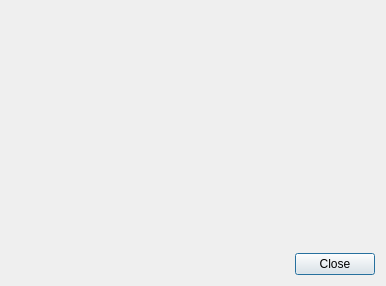
<?xml version="1.0" encoding="UTF-8"?>
<ui version="4.0">
 <class>RenderDialog</class>
 <widget class="QDialog" name="RenderDialog">
  <property name="geometry">
   <rect>
    <x>0</x>
    <y>0</y>
    <width>386</width>
    <height>286</height>
   </rect>
  </property>
  <property name="windowTitle">
   <string>Rendered Image</string>
  </property>
  <layout class="QGridLayout" name="gridLayout">
   <item row="0" column="0">
    <widget class="QLabel" name="imageLabel">
     <property name="sizePolicy">
      <sizepolicy hsizetype="Preferred" vsizetype="Preferred">
       <horstretch>0</horstretch>
       <verstretch>0</verstretch>
      </sizepolicy>
     </property>
    </widget>
   </item>
   <item row="1" column="0">
    <widget class="QDialogButtonBox" name="buttonBox">
     <property name="orientation">
      <enum>Qt::Horizontal</enum>
     </property>
     <property name="standardButtons">
      <set>QDialogButtonBox::Close</set>
     </property>
    </widget>
   </item>
  </layout>
 </widget>
 <resources/>
 <connections>
  <connection>
   <sender>buttonBox</sender>
   <signal>accepted()</signal>
   <receiver>RenderDialog</receiver>
   <slot>accept()</slot>
   <hints>
    <hint type="sourcelabel">
     <x>248</x>
     <y>254</y>
    </hint>
    <hint type="destinationlabel">
     <x>157</x>
     <y>274</y>
    </hint>
   </hints>
  </connection>
  <connection>
   <sender>buttonBox</sender>
   <signal>rejected()</signal>
   <receiver>RenderDialog</receiver>
   <slot>reject()</slot>
   <hints>
    <hint type="sourcelabel">
     <x>316</x>
     <y>260</y>
    </hint>
    <hint type="destinationlabel">
     <x>286</x>
     <y>274</y>
    </hint>
   </hints>
  </connection>
 </connections>
</ui>
